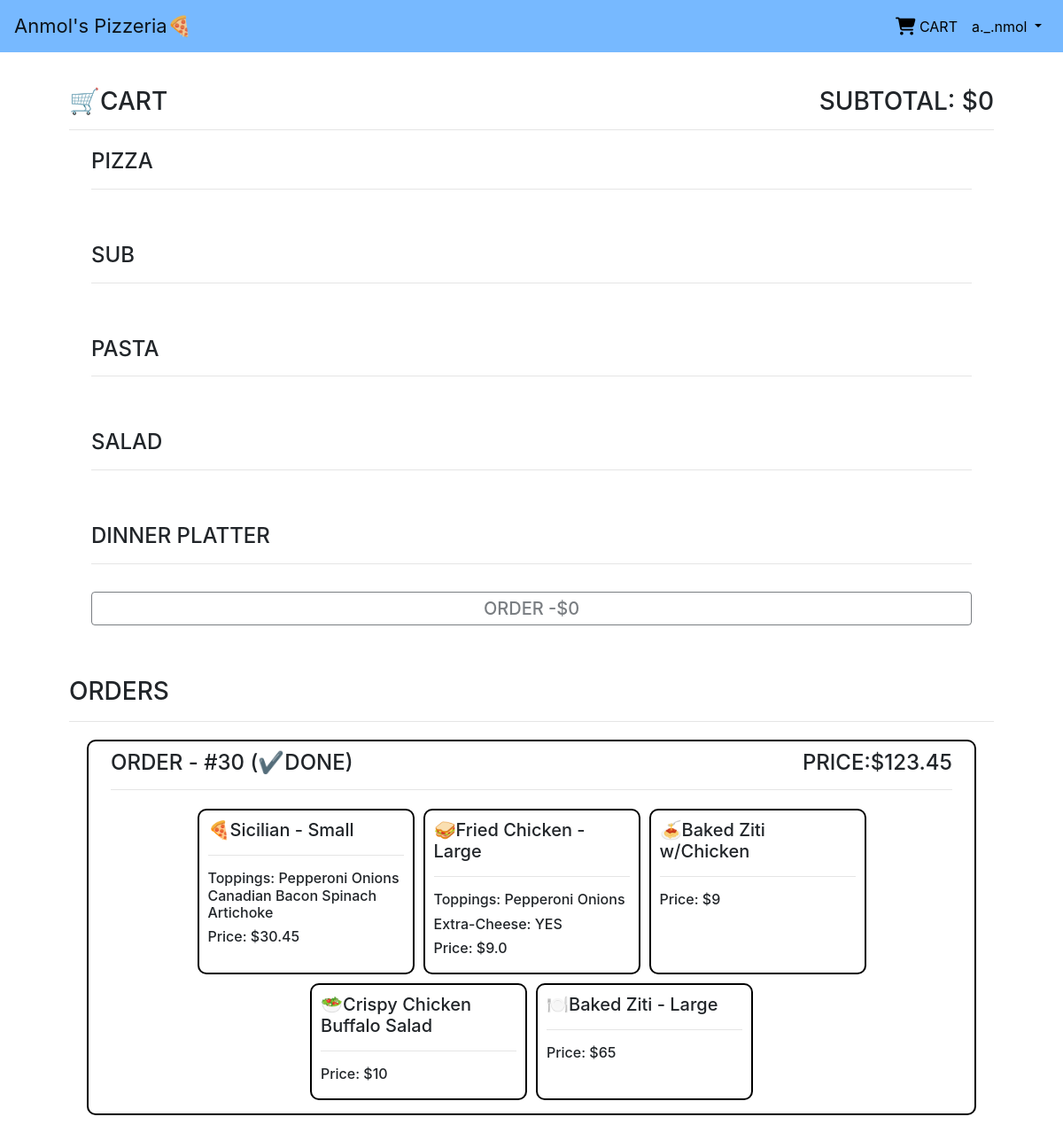
The app's page /cart/ (signed in) with its own data.
### orders/models.py (models this page shows, shortened)
class order(models.Model):
    user = models.ForeignKey(User,on_delete=models.CASCADE)
    Pizza = models.ManyToManyField(Pizza_Order,blank=True)
    Subs = models.ManyToManyField(Subs_Order,blank=True)
    Pasta = models.ManyToManyField(Pasta_Order,blank=True)
    Salad = models.ManyToManyField(Salad_Order,blank=True)
    Platter = models.ManyToManyField(Platter_Order,blank=True)
    Price = models.FloatField(default=0)
    status = models.BooleanField(default=False)

class Pizza_Order(models.Model):
    user = models.ForeignKey(User,on_delete=models.CASCADE)
    Pizza = models.ForeignKey(Pizza,on_delete=models.CASCADE)
    Toppings = models.ManyToManyField(Topping, blank = True)
    Price = models.FloatField(default=0)
    ordered = models.BooleanField(default=0)

class Pizza(models.Model):
    type_choice = [
        ("Regular","Regular"),
        ("Sicilian","Sicilian")
    ]
    pizza_type = models.CharField(max_length=10,choices=type_choice,default="Regular")
    size_choice = [
        ("Large","Large"),
        ("Small","Small")
    ]
    size = models.CharField(max_length=5,choices=size_choice,default="Small")
    no_of_toppings = models.IntegerField(default=0)
    special = models.BooleanField(default=False)
    price = models.FloatField(default=0)

class Topping(models.Model):
    name = models.CharField(max_length=50)
    def __str__(self):
        return f"{self.name}"

class Subs_Order(models.Model):
    user = models.ForeignKey(User,on_delete=models.CASCADE)
    Subs = models.ForeignKey(Subs,on_delete=models.CASCADE)
    extra_cheese = models.BooleanField(default=False)
    Toppings = models.ManyToManyField(Topping, blank = True)
    Price = models.FloatField(default=0)
    ordered = models.BooleanField(default=0)

class Subs(models.Model):
    name = models.CharField(max_length=50)
    size_choice = [
        ("Large","Large"),
        ("Small","Small")
    ]
    size = models.CharField(max_length=5,choices=size_choice,default="Small")
    price = models.FloatField(default=0)
    class Meta:
        verbose_name_plural = 'Subs'

class Pasta_Order(models.Model):
    user = models.ForeignKey(User,on_delete=models.CASCADE)
    Pasta = models.ForeignKey(Pasta, on_delete=models.CASCADE)
    Price = models.IntegerField(default=0)
    ordered = models.BooleanField(default=0)

class Pasta(models.Model):
    name = models.CharField(max_length=50)
    price = models.FloatField(default=0)

class Salad_Order(models.Model):
    user = models.ForeignKey(User,on_delete=models.CASCADE)
    Salad = models.ForeignKey(Salad, on_delete=models.CASCADE)
    Price = models.IntegerField(default=0)
    ordered = models.BooleanField(default=0)

class Salad(models.Model):
    name = models.CharField(max_length=50)
    price = models.FloatField(default=0)

class Platter_Order(models.Model):
    user = models.ForeignKey(User,on_delete=models.CASCADE)
    Platter = models.ForeignKey(Dinner_Platter,on_delete=models.CASCADE)
    Price = models.IntegerField(default=0)
    ordered = models.BooleanField(default=0)

class Dinner_Platter(models.Model):
    name = models.CharField(max_length=50)
    size_choice = [
        ("Large","Large"),
        ("Small","Small")
    ]
    size = models.CharField(max_length=5,choices=size_choice,default="Small")
    price = models.FloatField(default=0)

### orders/views.py (the view)
# urls.py: path("cart/",views.cart, name="cart"),
@login_required
def cart(request):
    if request.method == "GET":
        all_price = []
        all_price.append(Pizza_Order.objects.filter(user = request.user, ordered = False).aggregate(Sum('Price'))['Price__sum'])
        all_price.append(Subs_Order.objects.filter(user = request.user, ordered = False).aggregate(Sum('Price'))['Price__sum'])
        all_price.append(Pasta_Order.objects.filter(user = request.user, ordered = False).aggregate(Sum('Price'))['Price__sum'])
        all_price.append(Salad_Order.objects.filter(user = request.user, ordered = False).aggregate(Sum('Price'))['Price__sum'])
        all_price.append(Platter_Order.objects.filter(user = request.user, ordered = False).aggregate(Sum('Price'))['Price__sum'])
        price = 0
        for p in all_price:
            if p:
                price = price + p
        context = {
            "pizza_order":Pizza_Order.objects.filter(user = request.user),
            "sub_order":Subs_Order.objects.filter(user = request.user),
            "pasta_order":Pasta_Order.objects.filter(user = request.user),
            "salad_order":Salad_Order.objects.filter(user = request.user),
            "platter_order":Platter_Order.objects.filter(user = request.user),
            "orders":order.objects.filter(user = request.user),
            "subtotal":price,
        }
        return render(request,"order/cart.html",context)

### orders/templates/order/cart.html (shortened to what this page needs)
{% extends "layout/layout.html" %}
{% load static %}
{% block content %}
<h3><span style="float: left;">🛒CART</span> <span id="subtotal" style="float: right;">SUBTOTAL: ${{subtotal}}</span></h3>
<br>
<hr>
<div class="row justify-content-center">
    <div class="col-12">
        <h4>PIZZA</h4>
        <hr>
    </div>
</div>
<br>
<div class="row justify-content-center">
    <div class="col-12">
        <h4>SUB</h4>
        <hr>
    </div>
</div>
<br>
<div class="row justify-content-center">
    <div class="col-12">
        <h4>PASTA</h4>
        <hr>
    </div>
</div>
<br>
<div class="row justify-content-center">
    <div class="col-12">
        <h4>SALAD</h4>
        <hr>
    </div>
</div>
<br>
<div class="row justify-content-center">
    <div class="col-12">
        <h4>DINNER PLATTER</h4>
        <hr>
    </div>
</div>
<div class="row">
    <div class="col-12">
        <form id="total" action="{% url 'order' %}" method="post">
            <button type="submit" class="btn btn-outline-dark form-control" {% if subtotal == 0 %}disabled{% endif %}> <h5>ORDER -${{subtotal}}</h5> </button>
        </form>
    </div>
</div>
<br>
<br>
<h3>ORDERS</h3>
<hr>
{% for order in orders reversed %}
<div class="row box justify-content-center" style="padding:10px; margin:20px;">
    <div class="col-12" >
        <h4 >ORDER - #{{order.id}} ({% if order.status is True %}✔️DONE{% else %}⏲️PENDING{% endif %}) <span style="float: right;">PRICE:${{order.Price}}</span></h4>
        <hr>
    </div>
    {% for PizzaOrder in order.Pizza.all %}
    <div class="col-3 box">
        <h5>🍕{{PizzaOrder.Pizza.pizza_type}} - {{PizzaOrder.Pizza.size}}</h5>
        <hr>
        <h6>
            Toppings:
            {% for a in PizzaOrder.Toppings.all %}
            {{a}}
            {% endfor %}
        </h6>
        <h6>Price: ${{PizzaOrder.Price}}</h6>
    </div>
    {% endfor %}
    {% for SubOrder in order.Subs.all %}
    <div class="col-3 box">
        <h5>🥪{{SubOrder.Subs.name}} - {{SubOrder.Subs.size}}</h5>
        <hr>
        <h6>
            Toppings:
            {% for a in SubOrder.Toppings.all %}
            {{a}}
            {% endfor %}
        </h6>
        <h6>Extra-Cheese: {% if SubOrder.extra_cheese is False %}NO{% elif SubOrder.extra_cheese is True %}YES{% endif%}</h6>
        <h6>Price: ${{SubOrder.Price}}</h6>
    </div>
    {% endfor %}
    {% for PastaOrder in order.Pasta.all %}
    <div class="col-3 box">
        <h5>🍝{{PastaOrder.Pasta.name}}</h5>
        <hr>
        <h6>Price: ${{PastaOrder.Price}}</h6>
    </div>
    {% endfor %}
    {% for SaladOrder in order.Salad.all %}
    <div class="col-3 box">
        <h5>🥗{{SaladOrder.Salad.name}}</h5>
        <hr>
        <h6>Price: ${{SaladOrder.Price}}</h6>
    </div>
    {% endfor %}
    {% for PlatterOrder in order.Platter.all %}
    <div class="col-3 box">
        <h5>🍽️{{PlatterOrder.Platter.name}} - {{PlatterOrder.Platter.size}}</h5>
        <hr>
        <h6>Price: ${{PlatterOrder.Price}}</h6>
    </div>
    {% endfor %}
</div>
{% endfor %}
{% endblock %}

### orders/templates/layout/layout.html (shortened to what this page needs)
<!DOCTYPE html>
<html lang="en">
<head>
    {% load static %}
    <link rel="stylesheet" href="https://stackpath.bootstrapcdn.com/bootstrap/4.5.0/css/bootstrap.min.css"
>
</head>
<body>
    <div style=" padding-bottom:50px;">
        <nav class="navbar fixed-top navbar-light navbar-expand-lg" style="background-color: #77b9ff;">
          <a class="navbar-brand" href="/"><span style="font-size: 22px;">Anmol's Pizzeria🍕</span></a>
          <div class="collapse navbar-collapse">
            <ul class="navbar-nav ml-auto">
              {% if user.is_authenticated %}
              <li class="nav-item"><a class="nav-link" href="{% url 'cart' %}"><i class="fas fa-shopping-cart fa-lg" style="color:black"></i>  CART</a></li>
              <li class="nav-item dropdown">
                <a class="nav-link dropdown-toggle" href="#" id="navbarDropdownMenuLink" data-toggle="dropdown" aria-haspopup="true" aria-expanded="false">
                  {{user.username}}
                </a>
              </li>
              {% else %}
              <li class="nav-item"><a class="nav-link" href="{% url 'register' %}">Register</a></li>
              <li class="nav-item"><a class="nav-link" href="{% url 'login' %}">Login</a></li>
              {% endif %}
            </ul>
          </div>
        </nav>
      </div>
    <main>
        <div class="container p-5">
            {% block content %}
            {% endblock %}
        </div>
    </main>
</body>
</html>

### orders/templates/layout/layout.html (style rules this page uses)
.nav-link { color: black !important; font-size: 16px; }

### orders/templates/order/cart.html (style rules this page uses)
.box { border: 2px black solid; margin: 5px; padding: 10px; border-radius: 10px; }
.row { padding: 5px; margin: 5px; }

### records on screen
order: id "30", status "✔️DONE", Price "123.45"
Pizza_Order: Pizza.pizza_type "Sicilian", Pizza.size "Small", Price "30.45"
Topping: name "Pepperoni"
Topping: name "Onions"
Topping: name "Canadian Bacon"
Topping: name "Spinach"
Topping: name "Artichoke"
Subs_Order: Subs.name "Fried Chicken", Subs.size "Large", extra_cheese "YES", Price "9.0"
Pasta_Order: Pasta.name "Baked Ziti w/Chicken", Price "9"
Salad_Order: Salad.name "Crispy Chicken Buffalo Salad", Price "10"
Platter_Order: Platter.name "Baked Ziti", Platter.size "Large", Price "65"

### other values on screen
{{ user.username }} "a._.nmol"
{{ subtotal }} "0"
